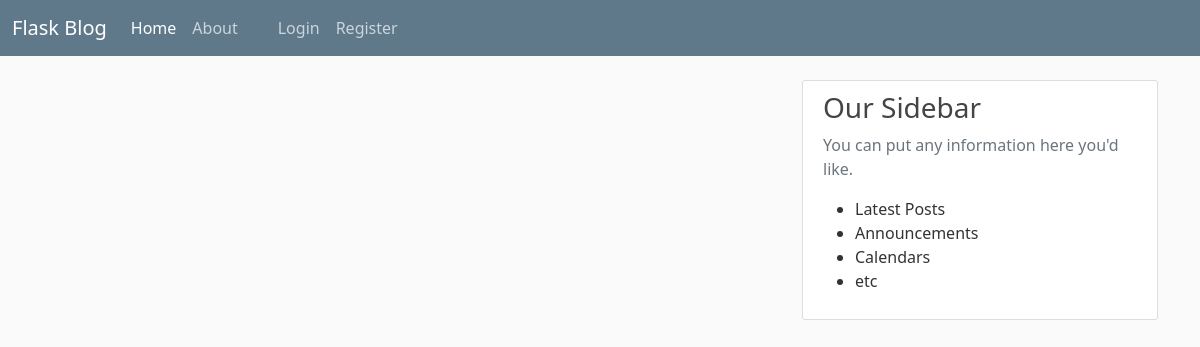
Page /home on the earlier database version.
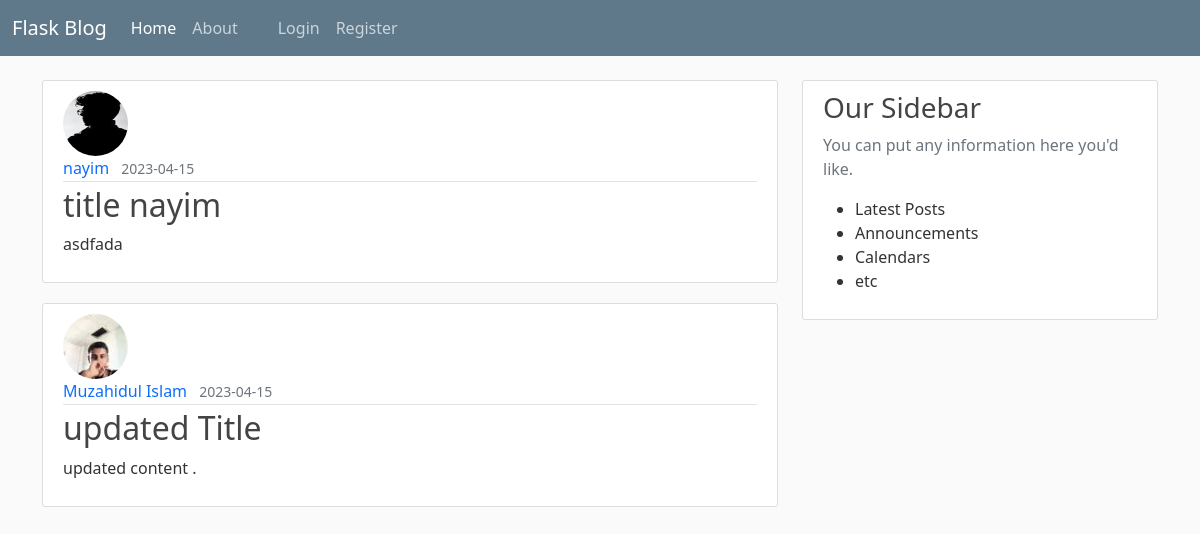
Same page on the later database version.
### flaskblog/models.py (models this page shows, shortened)
class Post(db.Model):
    id = db.Column(db.Integer,primary_key=True)
    title = db.Column(db.String(100), nullable=False)
    date_posted  = db.Column(db.DateTime, nullable=False , default = datetime.utcnow)
    content = db.Column(db.String(1000), nullable = False)
    user_id = db.Column(db.Integer, db.ForeignKey('user.id'), nullable = False)

class User(db.Model, UserMixin):
    id = db.Column(db.Integer,primary_key=True)
    username = db.Column(db.String(20),unique=True,nullable=False)
    email = db.Column(db.String(120),unique=True,nullable=False)
    image_file = db.Column(db.String(20),nullable=False, default = 'default.jpg')
    password = db.Column(db.String(60),nullable=False)
    posts = db.relationship('Post', backref='author',lazy=True)

### flaskblog/routes.py (the view)
@app.route("/")
@app.route("/home")#this is second route to go home page
def home():
    posts = Post.query.all()
    return render_template('home.html', posts = posts, title = 'Home') #sending arguments

### flaskblog/templates/home.html
{% extends "layout.html" %}
{% block content%}
    {% for post in posts %}
        <article class="media content-section">
            <img class="rounded-circle article-img" src="{{url_for('static', filename='profilePic/' + post.author.image_file)}}" alt="">
            <div class="media-body">
                <div class="article-metadata">
                    <a class="me-2" href="#">{{post.author.username}}</a>
                    <small class="text-muted">{{post.date_posted.strftime('%Y-%m-%d')}}</small>
                </div>
                <h2><a class="article-title" href="{{url_for('post', post_id=post.id)}}">{{post.title}}</a></h2>
                <p>{{post.content}}</p>
            </div>
        </article>
    {% endfor%}
{% endblock content%}

### flaskblog/templates/layout.html (shortened to what this page needs)
<!DOCTYPE html>
<html lang="en">
<head>
    <link href="https://cdn.jsdelivr.net/npm/bootstrap@5.0.2/dist/css/bootstrap.min.css" rel="stylesheet">
    <link rel="stylesheet" href="{{ url_for('static', filename='main.css' ) }}">
</head>
<body>
   <header class="site-header">
    <nav class="navbar navbar-expand-md navbar-dark bg-steel fixed-top">
        <div class="container-fluid">
          <a class="navbar-brand" href="#">Flask Blog</a>
          <div class="collapse navbar-collapse" id="navbarNav">
            <ul class="navbar-nav me-4">
              <li class="nav-item">
                <a class="nav-link active" aria-current="page" href="{{url_for('home')}}">Home</a>
              </li>
              <li class="nav-item">
                <a class="nav-link" href="{{url_for('about')}}">About</a>
              </li>
            </ul>
            <div class="navbar-nav">
                {% if current_user.is_authenticated %}
                  <a class="nav-item nav-link" href="{{url_for('new_post')}}">New Post</a>
                  <a class="nav-item nav-link" href="{{url_for('account')}}">Account</a>
                  <a class="nav-item nav-link" href="{{url_for('logout')}}">Logout</a>
                {% else %}
                  <a class="nav-item nav-link" href="{{url_for('login')}}">Login</a>
                  <a class="nav-item nav-link" href="{{url_for('register')}}">Register</a>
                {% endif %}
            </div>
          </div>
        </div>
      </nav>
   </header>
   <main role="main" class="container">
    <div class="row">
        <div class="col-md-8">
            {% block content %} {% endblock %}
        </div>
        <div class="col-md-4">
            <div class="content-section">
                <h3>Our Sidebar</h3>
                <p class="text-muted">You can put any information here you'd like.</p>
                <ul>
                    <li>Latest Posts</li>
                    <li>Announcements</li>
                    <li>Calendars</li>
                    <li>etc</li>
                </ul>
            </div>
        </div>
    </div>
   </main>
</body>
</html>

### flaskblog/static/main.css (style rules this page uses)
body { background: #fafafa; color: #333333; margin-top: 5rem; }
h1,h2,h3,h4,h5,h6 { color: #444444; }
.bg-steel { background-color: #5f788a; }
.site-header .navbar-nav .nav-link { color: #cbd5db; }
.content-section { background: #ffffff; padding: 10px 20px; border: 1px solid #dddddd; border-radius: 3px; margin-bottom: 20px; }
.article-title { color: #444444; }
.article-img { height: 65px; width: 65px; margin-right: 16px; }
.article-metadata { padding-bottom: 1px; margin-bottom: 4px; border-bottom: 1px solid #e3e3e3; }
a { text-decoration: none; }

Differences in the rows shown:
added Post: image_file (placeholder picture), author.username "nayim", date_posted "2023-04-15", title "title nayim", content "asdfada"
added Post: image_file (picture), author.username "Muzahidul Islam", date_posted "2023-04-15", title "updated Title", content "updated content ."
